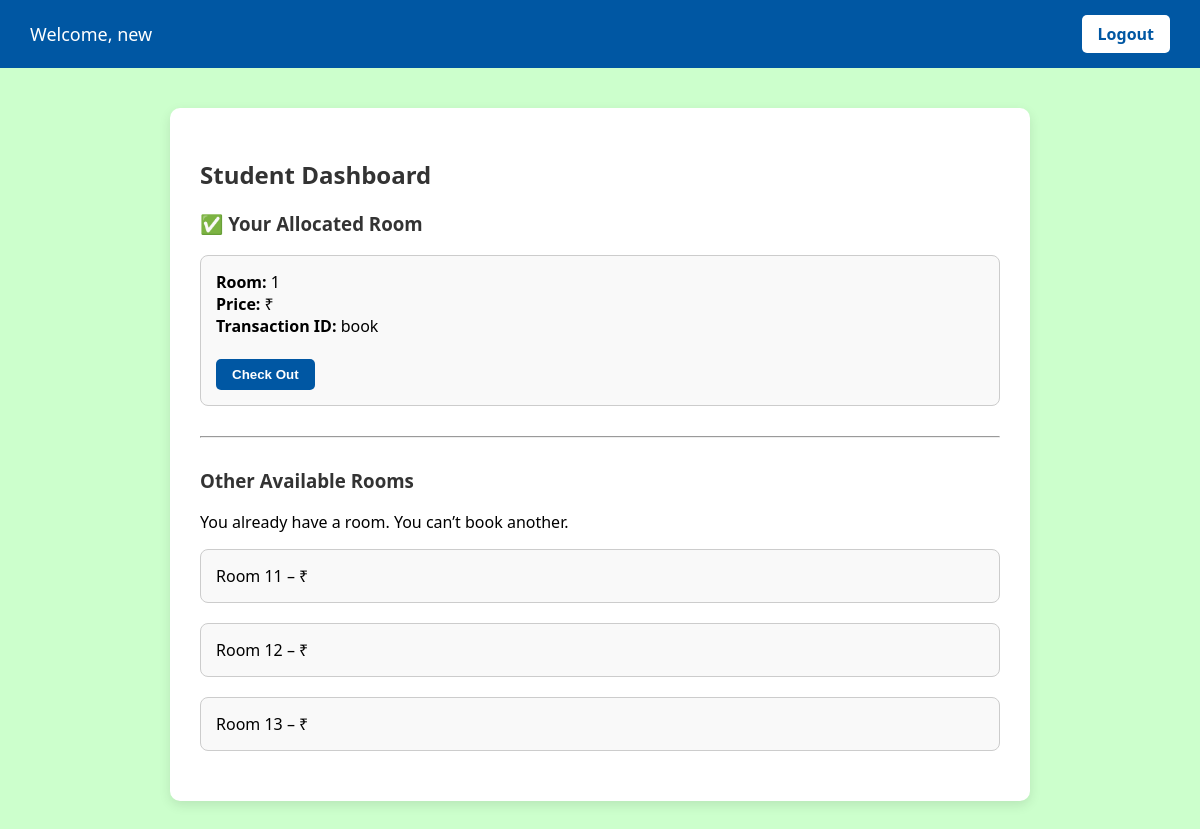
The page /dashboard/ (signed in) on the database its author committed.
### main/models.py (models this page shows, shortened)
class Booking(models.Model):
    student = models.ForeignKey(User, on_delete=models.CASCADE)
    room = models.ForeignKey(Room, on_delete=models.CASCADE)
    transaction_id = models.CharField(max_length=100, unique=True)
    payment_status = models.CharField(max_length=20, choices=[('pending', 'Pending'), ('paid', 'Paid')], default='paid')

class Room(models.Model):
    number = models.IntegerField(unique=True)
    is_available = models.BooleanField(default=True)

### main/views.py (the view)
# urls.py: path('dashboard/', views.dashboard, name='dashboard'),
@login_required
def dashboard(request):
    if request.user.is_staff:
        bookings = Booking.objects.select_related('room', 'student')  # Fetch room and student info
        allocated_rooms = Room.objects.filter(is_available=False)
        free_rooms = Room.objects.filter(is_available=True)
        return render(request, 'main/admin_dashboard.html', {
            'bookings': bookings,
            'allocated_rooms': allocated_rooms,
            'free_rooms': free_rooms
        })
    else:
        current_booking = Booking.objects.filter(student=request.user).select_related('room').first()
        rooms = Room.objects.filter(is_available=True)
        return render(request, 'main/student_dashboard.html', {
            'rooms': rooms,
            'current_booking': current_booking
        })

### main/templates/main/student_dashboard.html (shortened to what this page needs)
<!DOCTYPE html>
<html>
<head>
</head>
<body>
    <div class="navbar">
        <div class="welcome">Welcome, {{ request.user.username }}</div>
        <a href="{% url 'logout' %}" class="logout-btn">Logout</a>
    </div>
    <div class="container">
        <h2>Student Dashboard</h2>
        {% if current_booking %}
            <h3>✅ Your Allocated Room</h3>
            <ul>
                <li>
                    <strong>Room:</strong> {{ current_booking.room.number }}<br>
                    <strong>Price:</strong> ₹{{ current_booking.room.price }}<br>
                    <strong>Transaction ID:</strong> {{ current_booking.transaction_id }}<br><br>
                    <form method="post" action="{% url 'check_out' current_booking.id %}">
                        <button type="submit">Check Out</button>
                    </form>
                </li>
            </ul>
            <hr>
            <h3>Other Available Rooms</h3>
            <p>You already have a room. You can’t book another.</p>
            <ul>
                {% for room in rooms %}
                    {% if room.id != current_booking.room.id %}
                        <li>
                            Room {{ room.number }} – ₹{{ room.price }}
                        </li>
                    {% endif %}
                {% empty %}
                    <li>No other rooms available</li>
                {% endfor %}
            </ul>
        {% endif %}
    </div>
</body>
</html>

### main/templates/main/student_dashboard.html (style rules this page uses)
body { margin: 0; padding: 0; font-family: "Segoe UI", Tahoma, Geneva, Verdana, sans-serif; background-color: #ccffcc; }
.navbar { background-color: #0057a3; color: white; padding: 15px 30px; display: flex; justify-content: space-between; align-items: center; }
.navbar .welcome { font-size: 18px; }
.navbar .logout-btn { background-color: #ffffff; color: #0057a3; padding: 8px 16px; border: none; border-radius: 5px; text-decoration: none; font-weight: bold; }
.container { width: 80%; max-width: 800px; margin: 40px auto; background-color: white; border-radius: 10px; padding: 30px; box-shadow: 0 4px 12px rgba(0, 0, 0, 0.1); }
h2, h3 { color: #333; }
ul { list-style-type: none; padding: 0; }
li { margin-bottom: 20px; padding: 15px; border: 1px solid #ccc; border-radius: 8px; background-color: #f9f9f9; }
button { background-color: #0057a3; color: white; padding: 8px 16px; border: none; border-radius: 5px; cursor: pointer; font-weight: bold; }
hr { margin: 30px 0; }

### rows shown on the page
Booking: room.number "1", transaction_id "book"
Room: number "11"
Room: number "12"
Room: number "13"

### other values the page prints
{{ request.user.username }} "new"
